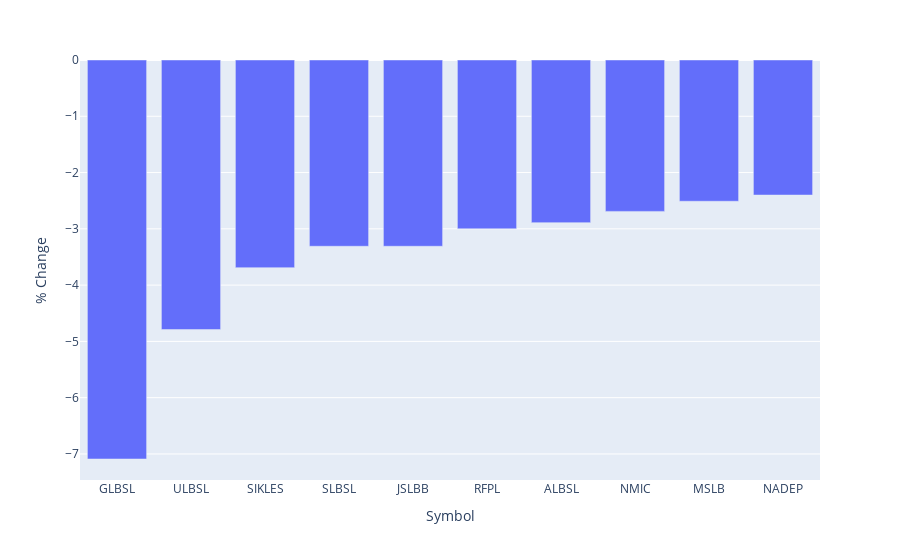

Write notebook code for a chart like this one.
### Code cell
# top_10_positive_change = df[df['% Change'] > 0].nlargest(10, '% Change')
top_10_neg_change = df.sort_values(by='% Change', ascending=True).head(10)
fig = px.bar(top_10_neg_change, x='Symbol', y='% Change')
fig.show()

### Figure 1 — Plotly figure (JSON) as saved in the notebook; plotly's stock layout.template omitted (floating-point values rounded to 4 significant figures)
{"data": [{"alignmentgroup": "True", "hovertemplate": "Symbol=%{x}<br>% Change=%{y}<extra></extra>", "legendgroup": "", "marker": {"color": "#636efa", "pattern": {"shape": ""}}, "name": "", "offsetgroup": "", "orientation": "v", "showlegend": false, "textposition": "auto", "type": "bar", "x": ["GLBSL", "ULBSL", "SIKLES", "SLBSL", "JSLBB", "RFPL", "ALBSL", "NMIC", "MSLB", "NADEP"], "xaxis": "x", "y": [-7.09, -4.79, -3.69, -3.31, -3.31, -3, -2.89, -2.69, -2.51, -2.4], "yaxis": "y"}], "layout": {"autosize": true, "barmode": "relative", "legend": {"tracegroupgap": 0}, "margin": {"t": 60}, "xaxis": {"anchor": "y", "autorange": true, "domain": [0, 1], "range": [-0.5, 9.5], "title": {"text": "Symbol"}, "type": "category"}, "yaxis": {"anchor": "x", "autorange": true, "domain": [0, 1], "range": [-7.463, 0], "title": {"text": "% Change"}, "type": "linear"}}}
